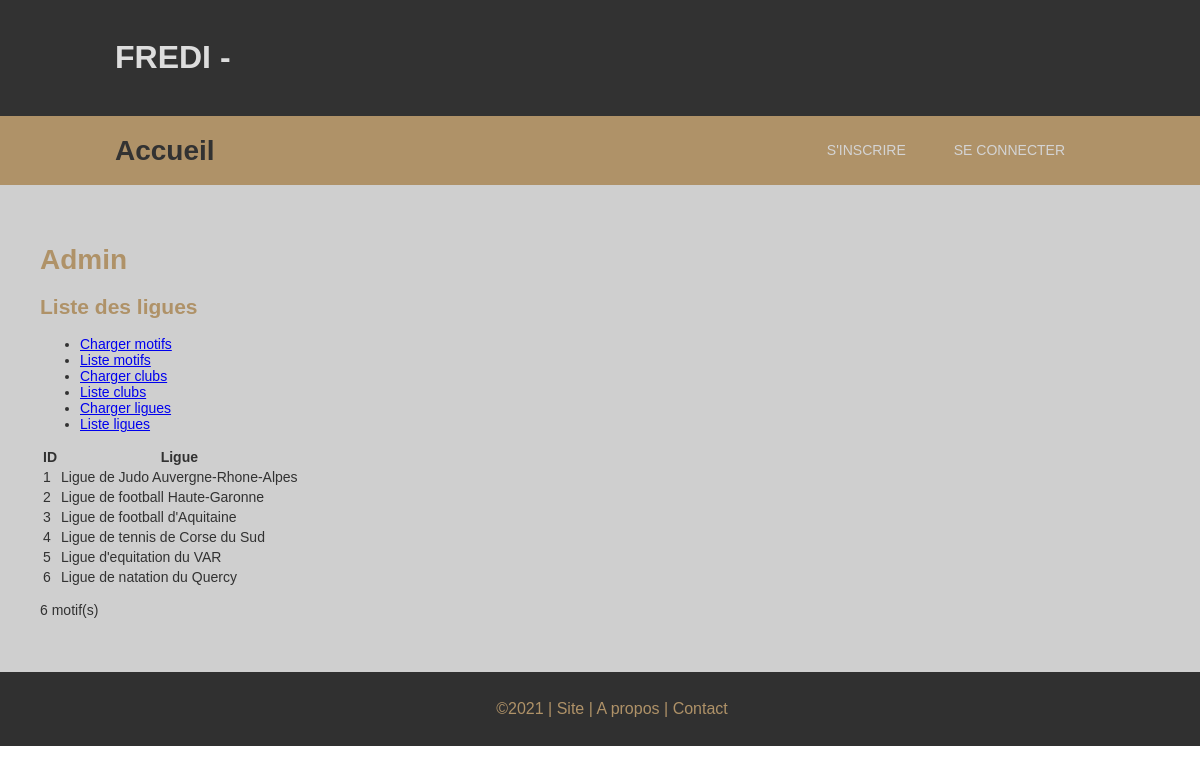
The page /storage/v_last/ligues_liste.php on the database its author committed.
### tables this page shows
CREATE TABLE `ligue` (
  `id_ligue` int(11) NOT NULL,
  `lib_ligue` varchar(50) DEFAULT NULL
);

### app/dao/dao.php (called while the page is built, shortened)
<?php
class dao
{
    function __construct() {
        $user=DB_USER;
        $password=DB_PASSWORD;
        $host=DB_HOST;
        $name=DB_NAME;
        $dsn = 'mysql:host=' . $host . ';dbname=' . $name;
        try {
            $pdo = new PDO($dsn, $user, $password, array(PDO::MYSQL_ATTR_INIT_COMMAND =>
            "SET NAMES utf8"));
            $pdo->setAttribute(PDO::ATTR_ERRMODE, PDO::ERRMODE_EXCEPTION);
        } catch (PDOException $e) {
            echo("<p>Erreur lors de la connexion : " . $e->getMessage().'<p>');
        }
        $this->pdo = $pdo;
    }
}

### app/dao/LigueDAO.php (called while the page is built, shortened)
<?php
    class LigueDAO extends dao
    {
        function findAll() {
            $sql = "SELECT * FROM ligue";
            try {
                $sth = $this->pdo->prepare($sql);
                $sth->execute();
                $rows = $sth->fetchAll(PDO::FETCH_ASSOC);
            } catch (PDOException $e) {
                throw new Exception("Erreur lors de la requête SQL : " . $e->getMessage());
            }
            $ligue = array();
            foreach ($rows as $row) {
                $ligue[] = new Ligue($row);
            }
            return $ligue;
        }
    }
?>

### app/class/Ligue.php (called while the page is built, shortened)
<?php
    class Ligue {
        private $id_ligue;
        private $lib_ligue;
        public function get_id_ligue(){
            return $this->id_ligue;
        }
        public function get_lib_ligue(){
            return $this->lib_ligue;
        }
        public function set_id_ligue($id_ligue){
            $this->id_ligue = $id_ligue;
        }
        public function set_lib_ligue($lib_ligue){
            return $this->lib_ligue = $lib_ligue;
        }
        public function fill(array $tableau){
            foreach($tableau as $key => $valeur){
                $methode = 'set_'.$key;
            }
        }
    }

### storage/v_last/ligues_liste.php (the view, shortened to what this page needs)
<?php
  include('header.php');
  $ligues = new LigueDAO();
  $ligues = $ligues->findAll();
?>
  <h1>Admin</h1>
  <h2>Liste des ligues</h2>
  <ul>
    <li><a href="motifs_charger.php">Charger motifs</a></li>
    <li><a href="motifs_liste.php">Liste motifs</a></li>
    <li><a href="clubs_charger.php">Charger clubs</a></li>
    <li><a href="clubs_liste.php">Liste clubs</a></li>
    <li><a href="ligues_charger.php">Charger ligues</a></li>
    <li><a href="ligues_liste.php">Liste ligues</a></li>
  </ul>
  <?php
  if (count($ligues) > 0) {
  ?>
    <table>
      <tr>
        <th>ID</th>
        <th>Ligue</th>
      </tr>
      <?php
      foreach ($ligues as $ligue) {
        echo '<tr>';
        echo '<td>' . $ligue->get_id_ligue() . '</td>';
        echo '<td>' . $ligue->get_lib_ligue() . '</td>';
        echo "</tr>";
      } ?>
    </table>
<?php
} else {
  echo "<p>Rien à afficher</p>";
}
echo "<p>". count($ligues) ." motif(s)</p>";
?>
<?php include('footer.php'); ?>

### css/styles.css (style rules this page uses)
html, #page { padding:0; margin:0; }
body { margin:0; padding:0; width:100%; color:#af9268; font:14px Sans-Serif; }
h1, h2, h3, h4, h5, h6 { color:#af9268; }

### rows shown on the page
ligue: id_ligue "1", lib_ligue "Ligue de Judo Auvergne-Rhone-Alpes"
ligue: id_ligue "2", lib_ligue "Ligue de football Haute-Garonne"
ligue: id_ligue "3", lib_ligue "Ligue de football d'Aquitaine"
ligue: id_ligue "4", lib_ligue "Ligue de tennis de Corse du Sud"
ligue: id_ligue "5", lib_ligue "Ligue d'equitation du VAR"
ligue: id_ligue "6", lib_ligue "Ligue de natation du Quercy"

### other values the page prints
count($ligues) "6"
